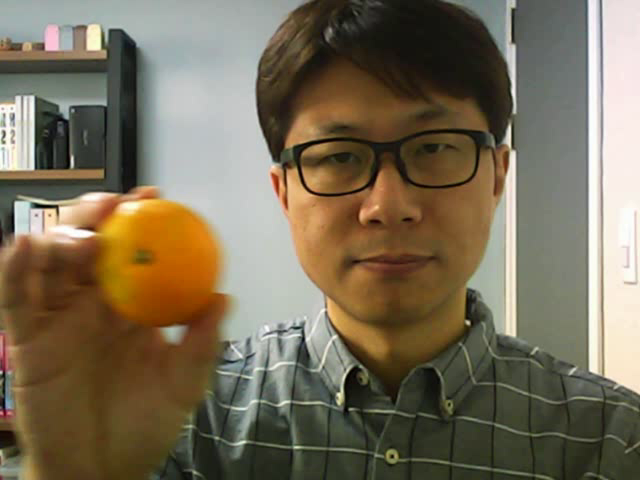
#> input picture frame 24 of 20250424-opencv/ch03/camshift.avi, 640 x 480 px
$ python 16CamShift.py
#> lines starting #> are read from the running program, lines starting #| are printed output that depends on the picture
import sys
import numpy as np
import cv2

# 캠시프트(CamShift)란?
# Continuously Adaptive Mean Shift
# 추적하는 객체의 크기가 변하더라도 검색 윈도우의 크기가 고정되어 있는
# 평균 이동 알고리즘의 단점을 보완
# ■ 캠시프트 동작 방법
# 우선 평균 이동 알고리즘으로 이동 위치 계산
# 윈도우 크기를 조정
# 특징 공간을 가장 잘 표현하는 타원 검출
# 새로운 크기의 윈도우를 이용하여 다시 평균 이동 수행

# 비디오 파일 열기
cap = cv2.VideoCapture('camshift.avi')

if not cap.isOpened():
    print('Video open failed!')
    sys.exit()

# 초기 사각형 영역: (x, y, w, h)
x, y, w, h = 135, 220, 100, 100
rc = (x, y, w, h)

ret, frame = cap.read()
#> frame is the input picture: shape (480, 640, 3); mean B, G, R 86.9, 108.5, 119.9

if not ret:
    print('frame read failed!')
    sys.exit()

roi = frame[y:y+h, x:x+w]
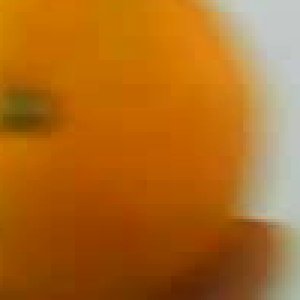
#> roi: shape (100, 100, 3) (shown 3 times larger); mean B, G, R 30.4, 106.7, 175
roi_hsv = cv2.cvtColor(roi, cv2.COLOR_BGR2HSV)
#> roi_hsv: shape (100, 100, 3); mean H, S, V 19.5, 213.6, 175.4

# HS 히스토그램 계산
channels = [0, 1]
ranges = [0, 180, 0, 256]
hist = cv2.calcHist([roi_hsv], channels, None, [90, 128], ranges)

# CamShift 알고리즘 종료 기준
term_crit = (cv2.TERM_CRITERIA_EPS | cv2.TERM_CRITERIA_COUNT, 10, 1)

# 비디오 매 프레임 처리
while True:
    ret, frame = cap.read()
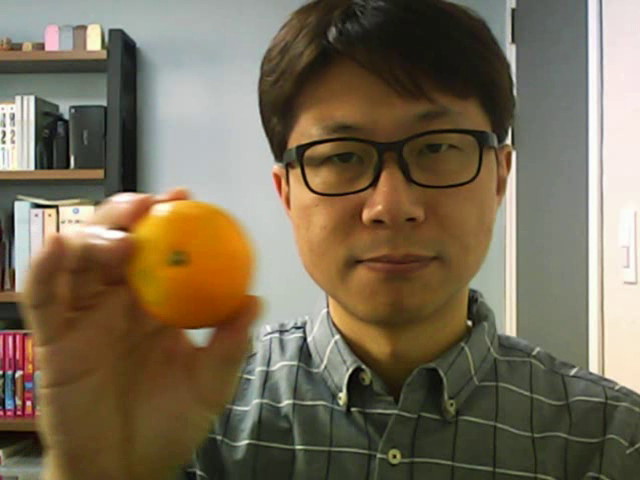
#> input picture frame 25 of 20250424-opencv/ch03/camshift.avi, 640 x 480 px
#> frame is the input picture: shape (480, 640, 3); mean B, G, R 85.4, 107.5, 119.8

    if not ret:
        break

    # HS 히스토그램에 대한 역투영
    frame_hsv = cv2.cvtColor(frame, cv2.COLOR_BGR2HSV)
#> frame_hsv: shape (480, 640, 3); mean H, S, V 38, 90.2, 122.7
    backproj = cv2.calcBackProject([frame_hsv], channels, hist, ranges, 1)
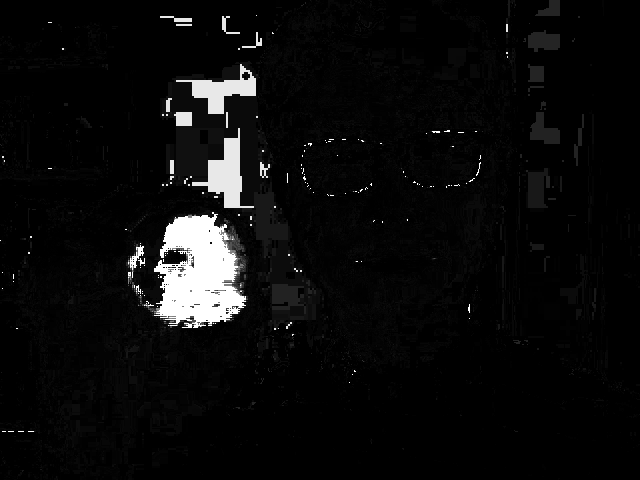
#> backproj: shape (480, 640); min 0, max 255, mean 11.9

    # CamShift
    ret, rc = cv2.CamShift(backproj, rc, term_crit)
#> ret = ((198.5, 273), (92.53, 120.2), 179.9); rc = (151, 212, 95, 122)

    # 추적 결과 화면 출력
    cv2.rectangle(frame, rc, (0, 0, 255), 2)
    cv2.ellipse(frame, ret, (0, 255, 0), 2)
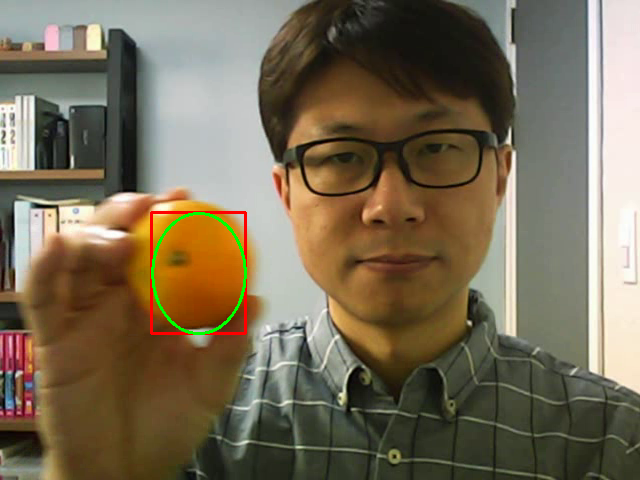
#> frame: shape (480, 640, 3); mean B, G, R 85.2, 107.5, 119.5
    cv2.imshow('frame', frame)

    if cv2.waitKey(60) == 27:
#> (key Esc is pressed here)
        break

cap.release()
cv2.destroyAllWindows()

$ run again, starting later in the video
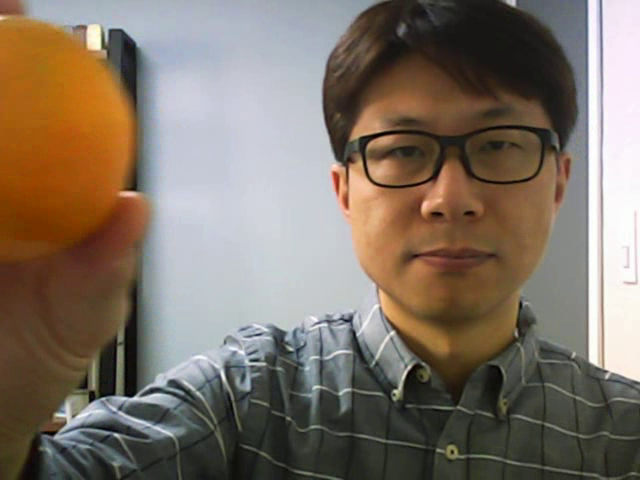
#> input picture frame 111 of 20250424-opencv/ch03/camshift.avi, 640 x 480 px
#> frame is the input picture: shape (480, 640, 3); mean B, G, R 102.2, 114.8, 127.3
#> roi_hsv: shape (100, 100, 3); mean H, S, V 96.4, 23.8, 189.1
#> frame_hsv: shape (480, 640, 3); mean H, S, V 57.2, 69.3, 131.3
#> `backproj = cv2.calcBackProject([frame_hsv], channels, hist, ranges, 1)`:
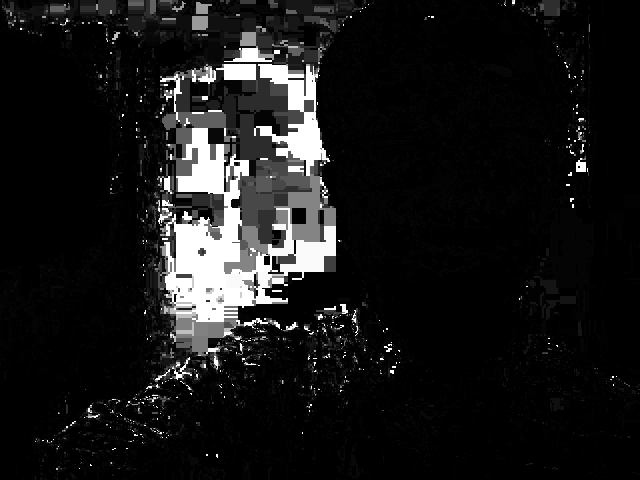
#> backproj: shape (480, 640); min 0, max 255, mean 23.9
#> ret = ((212, 269), (113.3, 124.1), 170.5); rc = (155, 207, 114, 124)
#> `cv2.ellipse(frame, ret, (0, 255, 0), 2)`:
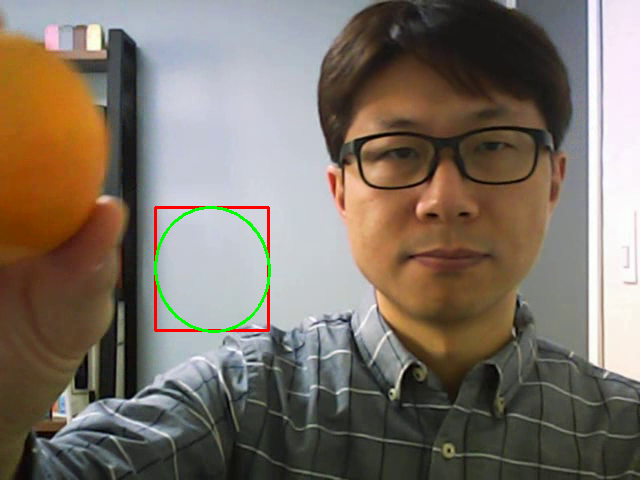
#> frame: shape (480, 640, 3); mean B, G, R 103.2, 114.5, 125.1

$ run again, starting later in the video
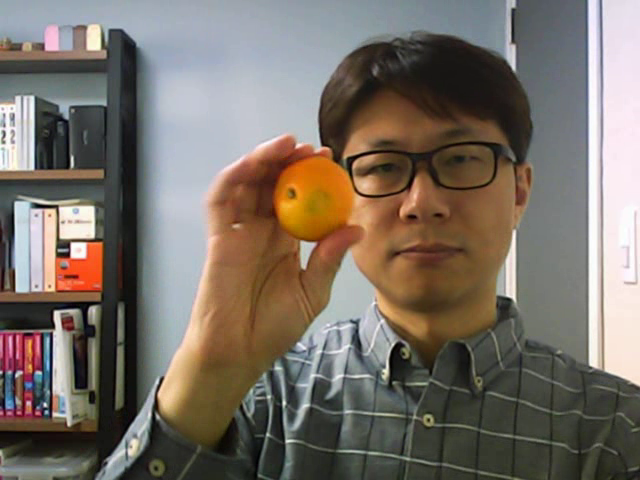
#> input picture frame 197 of 20250424-opencv/ch03/camshift.avi, 640 x 480 px
#> frame is the input picture: shape (480, 640, 3); mean B, G, R 102, 111.3, 120.5
#> roi_hsv: shape (100, 100, 3); mean H, S, V 69.8, 57.3, 171.8
#> frame_hsv: shape (480, 640, 3); mean H, S, V 59.3, 65.6, 127.1
#> `backproj = cv2.calcBackProject([frame_hsv], channels, hist, ranges, 1)`:
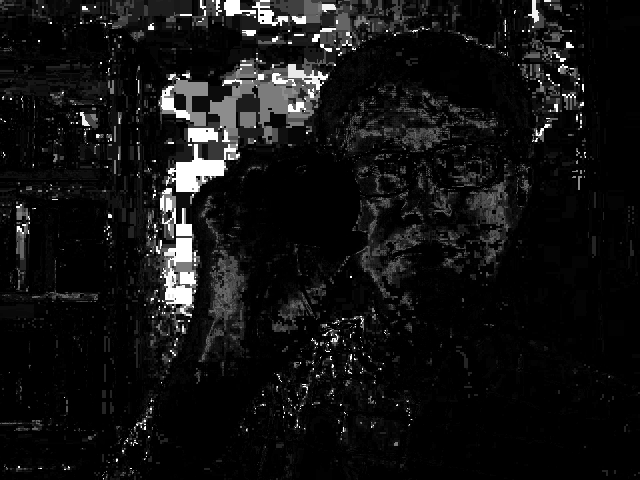
#> backproj: shape (480, 640); min 0, max 255, mean 18.2
#> ret = ((184, 269.5), (89.53, 125.3), 159); rc = (141, 210, 86, 119)
#> `cv2.ellipse(frame, ret, (0, 255, 0), 2)`:
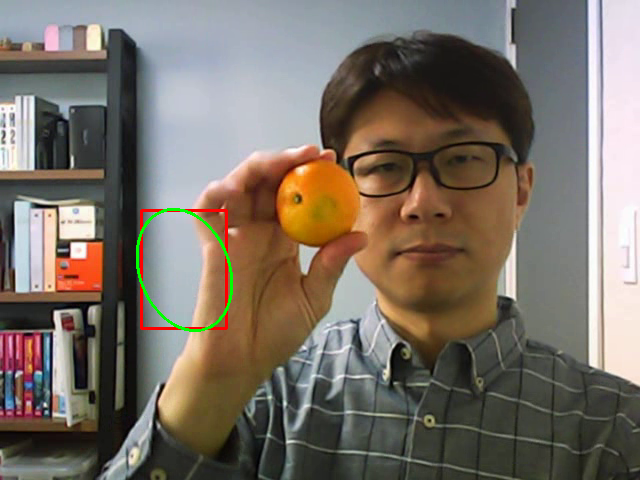
#> frame: shape (480, 640, 3); mean B, G, R 101.3, 111.4, 121
